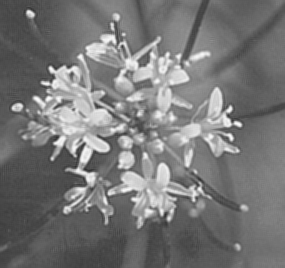
%> input picture HW2/flower.pgm, 285 x 268 px
$ octave --eval "result = myhisteq('flower.pgm');"   (GNU Octave 9; MATLAB toolbox functions it lacks are replaced by stand-ins)
%> lines starting %> are read from the running program, lines starting %| are printed output that depends on the picture
function [ histeq_norm ] = myhisteq( image_name )
%> called with image_name = 'flower.pgm'
%UNTITLED4 此处显示有关此函数的摘要
%   此处显示详细说明
%% Generate normalized histgram
p1=imread(image_name);
%> p1 is the input picture: size 268x285 uint8; min 45, max 253, mean 118.7
hist=zeros(256,1);%creat a vector to store histgram
for i=1:size(p1,1)
    for j=1:size(p1,2)
        for inten_val=0:255
            if p1(i,j)==inten_val
                hist(inten_val)=hist(inten_val)+1;
                break
            end
        end
    end
end
%> after the loop, hist = 256 values, max 1177 at index 89, min 0 at index 1, mean 298.4
figure();
hist_norm=hist/(size(p1,1)*size(p1,2));
%> hist_norm = 256 values, max 0.0154 at index 89, min 0 at index 1, mean 0.00391
bar(1:1:256,hist_norm,0.4)
xlabel('Intensity level')
ylabel('Probability')
title('Normalized Histogram')
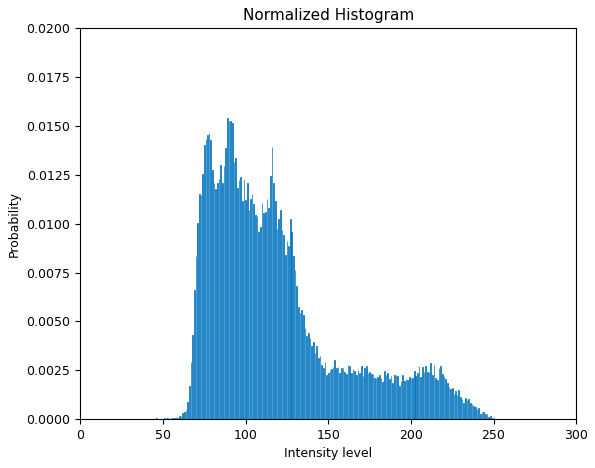
%> figure redrawn from the program's plot data; tallest bar 0.0154 high, from x = 88.8 to 89.2
%% Generate normalized equalized histgram
histeq_temp=zeros(size(hist_norm,1),1);
histeq=zeros(size(hist_norm,1),1);
temp=0;
for i=1:size(histeq_temp,1) %computer the transform function
    temp=temp+hist_norm(i);
    histeq_temp(i)=(size(histeq_temp,1)-1)*temp;
end
%> this loop made 256 passes
%> temp on passes 1 to 3: 0, 0, 0
%> after the loop, histeq_temp = 256 values from 0 to 255; temp = 1

for i=1:size(histeq_temp,1) %round the transform function
    histeq_temp(i)=round(histeq_temp(i));
end

histeq_temp=[histeq_temp;histeq_temp(size(histeq_temp,1))+1];
%> histeq_temp = 257 values from 0 to 256
temparr=zeros(size(hist_norm,1),1);

for i=2:size(histeq_temp,1) %computer equalized histgram
    if histeq_temp(i-1)==histeq_temp(i)
        temparr(i-1)=hist(i-1);
        temparr(i)=hist(i);
    end
    if  histeq_temp(i-1)~= histeq_temp(i)
         histeq(histeq_temp(i-1)+1)=sum(temparr);
         temparr=0*temparr;
    end
end
%> after the loop, histeq = 256 values, max 410 at index 205, min 0 at index 3, mean 50.96; temparr = 256 values from 0 to 0
for i=2:size(histeq_temp,1)-1 %computer equalized histgram
    if histeq_temp(i-1)~= histeq_temp(i) && histeq_temp(i)~= histeq_temp(i+1)
        histeq(histeq_temp(i)+1)=hist(i);
    end
end
%> after the loop, histeq = 256 values, max 1177 at index 70, min 0 at index 5, mean 298.4

histeq_norm=histeq/(size(p1,1)*size(p1,2));
%> histeq_norm = 256 values, max 0.0154 at index 70, min 0 at index 5, mean 0.00391
%> `result = myhisteq('flower.pgm');`:
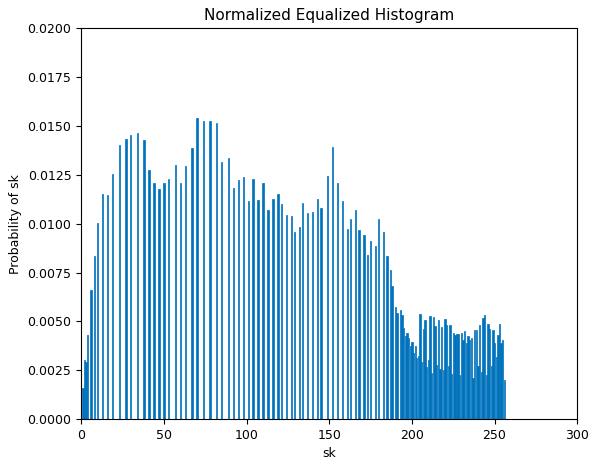
%> figure redrawn from the program's plot data; tallest bar 0.0154 high, from x = 69.6 to 70.4
%> `result = myhisteq('flower.pgm');`: result has the same summary as histeq_norm in myhisteq
figure();
bar(1:1:256,histeq_norm)
xlabel('sk')
ylabel('Probability of sk')
title('Normalized Equalized Histogram')
